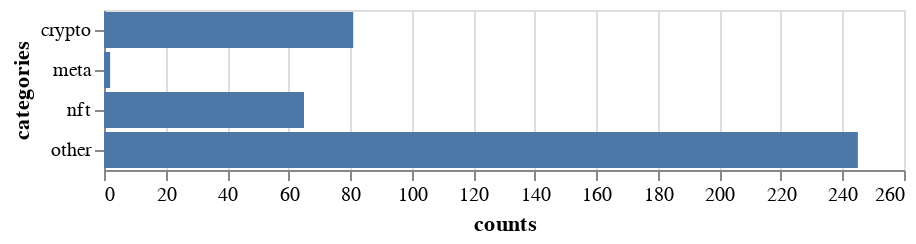

Write notebook code for a chart like this one.
### Code cell
# BOT USERNAME CLASSIFICATION
bot_df['user_name_lowered'] = bot_df['user_name'].str.lower()

count_dict = dict(Counter(bot_df['user_name_lowered']).items())
other_dict = count_dict
cat_dict = {'nft' : 0, 'meta' : 0, 'crypto' : 0, 'other' : 0}

for k1 in list(count_dict.keys()):
    categorized = False
    for k2 in list(cat_dict.keys()):
        if k2 in k1:
            categorized = True
            cat_dict[k2] += count_dict[k1]
    if categorized:
        del other_dict[k1]
        
for k1 in list(other_dict.keys()):
    categorized = False
    if l_in(['coin', 'eth', 'chain', 'bsc', 'btc', 'doge', 'dao', 'elemon', 'bape', 'shib', 'binance', 'token', 'ryoshis', 'minikishu', 'lte', 'stak', 'hold', 'bluesparrow', 'solana', 'chee', 'defi'], k1):
        cat_dict['crypto'] += other_dict[k1]
        categorized = True
    if l_in(['art', 'mvbiv', 'opensea'], k1):
        cat_dict['nft'] += other_dict[k1]
        categorized = True
    if l_in(['game', 'gaming', 'moniwar', 'morpheuslabs', 'mlseed'], k1):
        cat_dict['meta'] += other_dict[k1]
        categorized = True
    if categorized:
        del other_dict[k1] 
    
for k in list(other_dict.keys()):
    # needs justification
    if other_dict[k] <= 1:
         del other_dict[k]
            
total = 0
for k1 in list(other_dict.keys()):
    total += other_dict[k1] 

for k in list(other_dict.keys()):
    cat_dict['other'] += count_dict[k]
            
cat_cts = {'counts': pd.Series(cat_dict) }
cc = pd.DataFrame(cat_cts)
cc["categories"] = cc.index

alt.Chart(cc).mark_bar().encode(
    x=alt.X('counts'),
    y=alt.Y('categories')
)

### Figure 1 — Vega-Lite specification as saved in the notebook (floating-point values rounded to 4 significant figures)
{"config": {"view": {"continuousWidth": 400, "continuousHeight": 300}}, "data": {"name": "data-1f06fddf9565bd96b10ff22e1e40ae51"}, "mark": "bar", "encoding": {"x": {"type": "quantitative", "field": "counts"}, "y": {"type": "nominal", "field": "categories"}}, "$schema": "https://vega.github.io/schema/vega-lite/v4.8.1.json", "datasets": {"data-1f06fddf9565bd96b10ff22e1e40ae51": [{"counts": 65, "categories": "nft"}, {"counts": 2, "categories": "meta"}, {"counts": 81, "categories": "crypto"}, {"counts": 245, "categories": "other"}]}}
